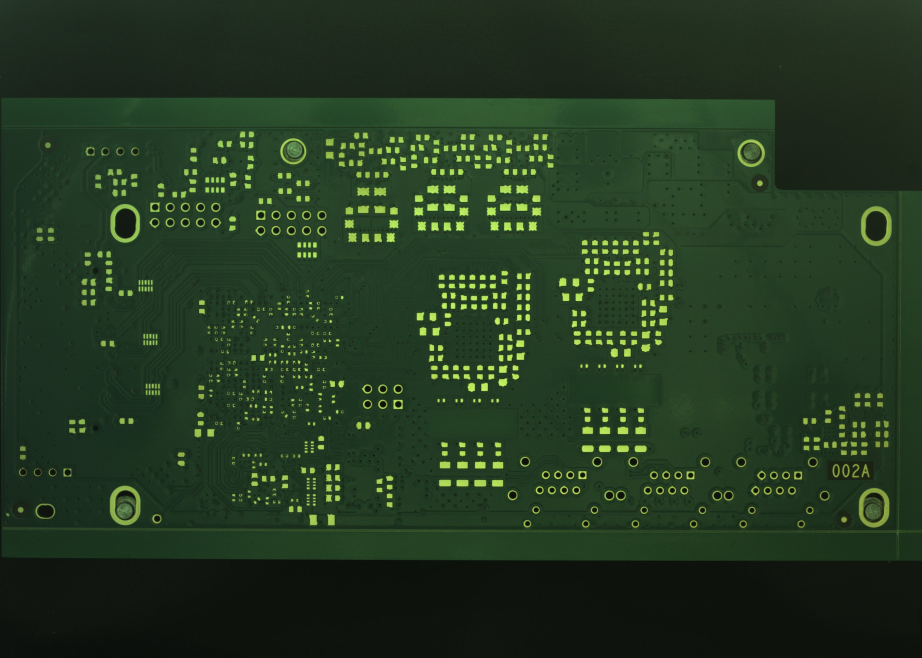
#> input picture data/images/pcb.jpg, 4608 x 3288 px (shown at 1/5 size)
$ python main.py
#> lines starting #> are read from the running program, lines starting #| are printed output that depends on the picture; after the words box and inside, x2 and y2 are one past the last pixel; in counts of white or black regions, pixels touching at a corner belong together
import cv2
import matplotlib.pyplot as plt


def print_image_info(image: cv2.Mat) -> None:
    """
    Функция отображения информации об изображении в консоль
    Parameters
    ----------
    image : Изображение
    """
    print("Матрица изображения: \n", image[0])
    print("Высота:" + str(image.shape[0]), "Ширина:" + str(image.shape[1]))
    print("Количество каналов:" + str(image.shape[2]))
    print("- - - "*10)


def count_center_pixel(image: cv2.Mat) -> tuple[int, int]:
    """
    Функция рассчета центра изображения
    Parameters
    ----------
    image :Изображение.

    Returns
    -------
    Координаты центра изображения
    """
    height, width = image.shape[:2]
    center = (int(width / 2), int(height / 2))
    return center


def rotate_image(image: cv2.Mat, degree: int) -> cv2.Mat:
    """
    Функция поворота изображения на определенное количество градусов
    Parameters
    ----------
    image : Изображение
    degree : Градусы поворота изображения.При положительном значении градусов(degree) поворот ПРОТИВ часовой стрелки,
             при отрицательном - ПО часовой стрелке,

    Returns
    -------
    Повернутое изображение
    """
    height, width = image.shape[:2]
    center = count_center_pixel(image)
    scale = 0.7

    matrix = cv2.getRotationMatrix2D(center, degree, scale)
    rotated_image = cv2.warpAffine(image, matrix, (width, height))
    return rotated_image


def save_image(filename: str, image: cv2.Mat, file_path: str) -> None:
    """
    Функция сохранения изображения
    Parameters
    ----------
    filename :Имя сохраняемого изображения
    image :Изображение
    file_path :Путь сохранения изображения
    """
    cv2.imwrite(file_path + filename + '.png', image)


def show_image(image, image_title) -> None:
    """
    Функция отображения изображения
    Parameters
    ----------
    image :Изображение
    image_title:Название изображение
    """
    plt.imshow(image)
    plt.title(image_title)
    plt.axis('off')
    plt.show()


def mirror_image(image: cv2.Mat, mirror_flag: str = 'vertical'):
    """
    Функция отражения изображения
    Parameters
    ----------
    image :Изображение
    mirror_flag :Выбор направления отражения. vertical - Вертикальное отражение, horizontal - Горизонтальное отражение,
    both - И горизонтальое и вертикальное отражение одновременно

    Returns
    -------
    Отраженное изображение
    """
    mirror_flags = {'vertical': 1,
                    'horizontal': 0,
                    'both': -1}
    mirrored_image = cv2.flip(image, mirror_flags[mirror_flag])
    return mirrored_image


COLOR_BLUE = (0, 0, 255)
COLOR_RED = (255, 0, 0)
COLOR_YELLOW = (255, 255, 0)
PATH_SAVE_IMAGE = "data/save/"
TEXT_FONT = cv2.FONT_HERSHEY_COMPLEX_SMALL


def main():
    # Загрузка изображение и отображение его на экране
    image = cv2.imread("data/images/pcb.jpg")
#> image is the input picture: shape (3288, 4608, 3); mean B, G, R 33.1, 56.2, 35.6
    show_image(image, 'Изначальное изображение')

    # Вывод в консоль информации об изображении
    print('ИНФОРМАЦИЯ ИЗНАЧАЛЬНОГО ИЗОБРАЖЕНИЯ')
    print_image_info(image)
#> (printed output is left out)
#| Высота:3288 Ширина:4608
#| Количество каналов:3

    # Изменение разрешения изображения и отображение информации о нем в консоли
    resized_image = cv2.resize(image, None, fx=0.75, fy=0.75)
    print('ИНФОРМАЦИЯ ИЗОБРАЖЕНИЯ C ИЗМЕНЕННЫМ РАЗРЕШЕНИЕМ')
    print_image_info(resized_image)
#> (printed output is left out)
#| Высота:2466 Ширина:3456
#| Количество каналов:3

    # Повернуть изображение на 45, 90 и 180 градусов
    image_45_degree_rotate = rotate_image(image=image, degree=45)
#> in rotate_image, `center = count_center_pixel(image)`: center = (2304, 1644)
#> in rotate_image, `matrix = cv2.getRotationMatrix2D(center, degree, scale)`: matrix = [[0.495, 0.495, 349.8], [-0.495, 0.495, 1970.7]]
#> in rotate_image, `rotated_image = cv2.warpAffine(image, matrix, (width, height))`:
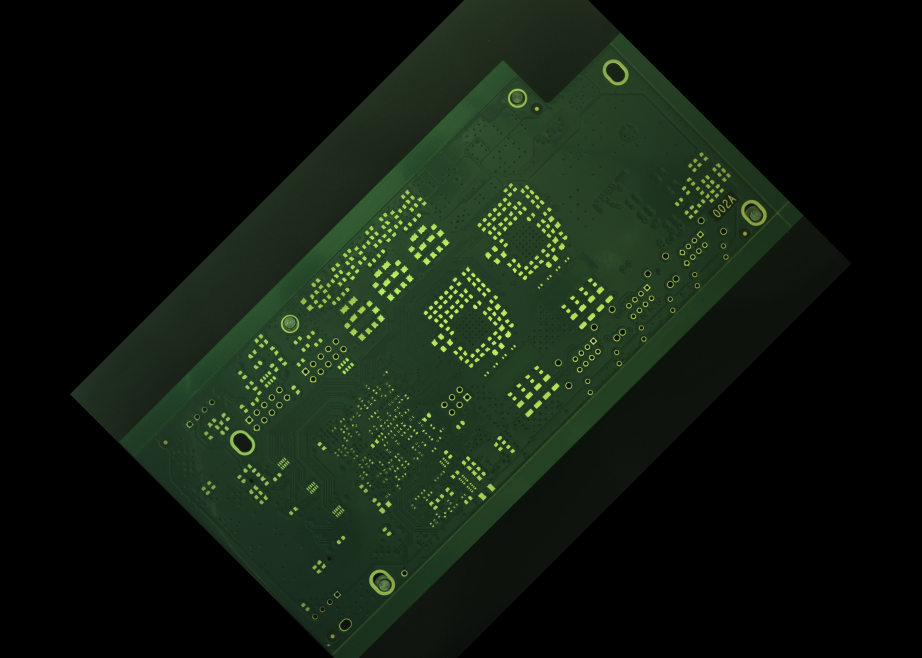
#> rotated_image: shape (3288, 4608, 3) (shown at 1/5 size); mean B, G, R 15.9, 27.1, 17.1
    show_image(image_45_degree_rotate, 'Изображение повернутое на 45 градусов')
    save_image(filename='image_45_degree_rotate', image=image_45_degree_rotate, file_path=PATH_SAVE_IMAGE)

    image_90_degree_rotate = rotate_image(image=image, degree=90)
#> call 2 of rotate_image, with degree = 90
#> in rotate_image (call 2), `matrix = cv2.getRotationMatrix2D(center, degree, scale)`: matrix = [[4.29e-17, 0.7, 1153.2], [-0.7, 4.29e-17, 3256.8]]
#> in rotate_image (call 2), `rotated_image = cv2.warpAffine(image, matrix, (width, height))`:
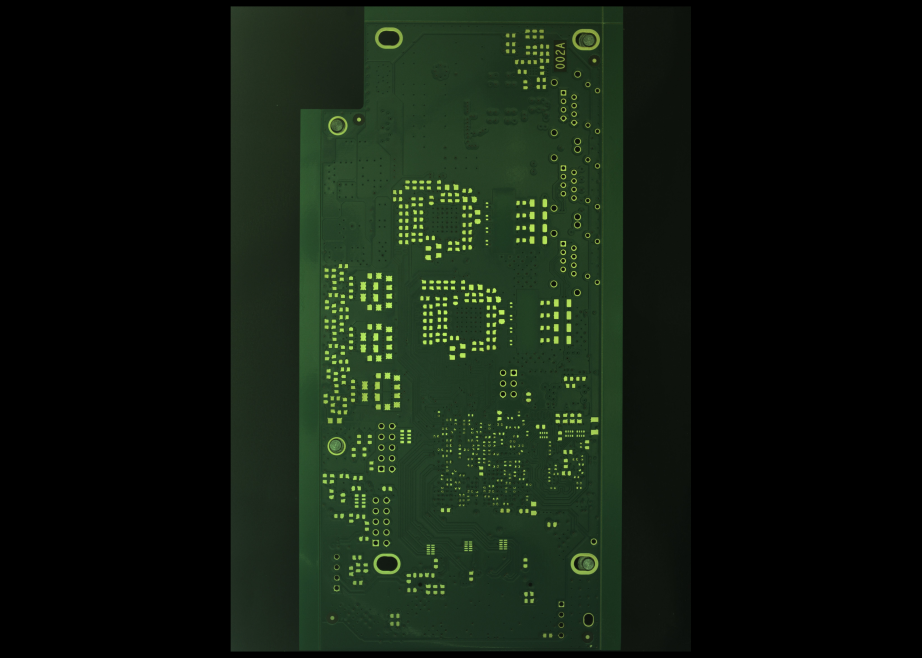
#> rotated_image: shape (3288, 4608, 3) (shown at 1/5 size); mean B, G, R 16.2, 27.6, 17.5
    show_image(image_90_degree_rotate, 'Изображение повернутое на 90 градусов')
    save_image(filename='image_90_degree_rotate', image=image_90_degree_rotate, file_path=PATH_SAVE_IMAGE)

    image_180_degree_rotate = rotate_image(image=image, degree=180)
#> call 3 of rotate_image, with degree = 180
#> in rotate_image (call 3), `matrix = cv2.getRotationMatrix2D(center, degree, scale)`: matrix = [[-0.7, 8.57e-17, 3916.8], [-8.57e-17, -0.7, 2794.8]]
#> in rotate_image (call 3), `rotated_image = cv2.warpAffine(image, matrix, (width, height))`:
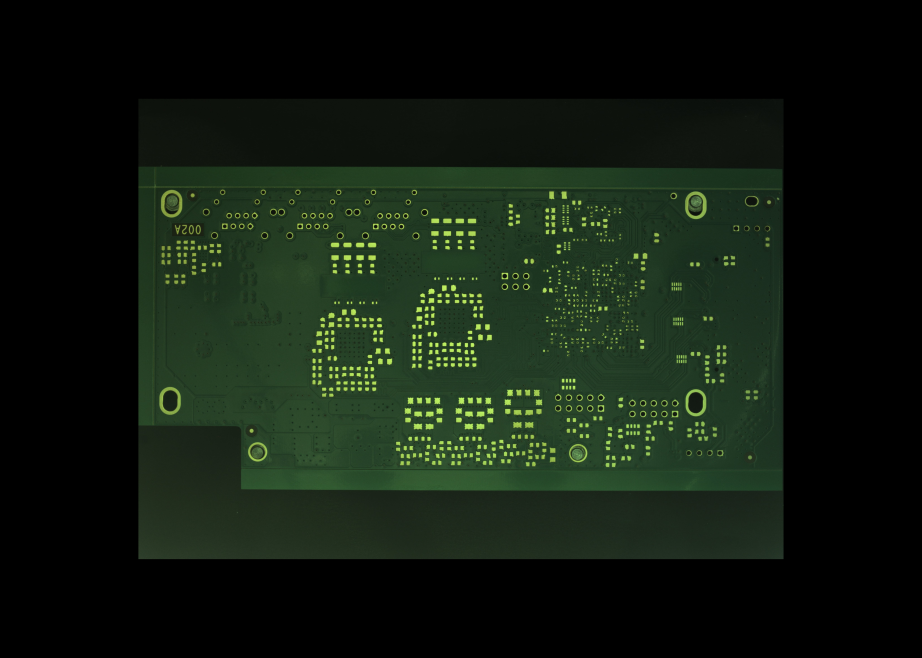
#> rotated_image: shape (3288, 4608, 3) (shown at 1/5 size); mean B, G, R 16.2, 27.6, 17.5
    show_image(image_180_degree_rotate, 'Изображение повернутое на 180 градусов')
    save_image(filename='image_180_degree_rotate', image=image_180_degree_rotate, file_path=PATH_SAVE_IMAGE)

    # Отражение изображения по вертикали и горизонтали
    image_mirrored_by_vertical = mirror_image(image, 'vertical')
    show_image(image_mirrored_by_vertical, 'Изображение отраженное по вертикали')
    save_image(filename='image_mirrored_by_vertical', image=image_mirrored_by_vertical,
               file_path=PATH_SAVE_IMAGE)

    image_mirrored_by_horizontal = mirror_image(image, 'horizontal')
#> call 2 of mirror_image, with mirror_flag = 'horizontal'
#> in mirror_image (call 2), `mirrored_image = cv2.flip(image, mirror_flags[mirror_flag])`:
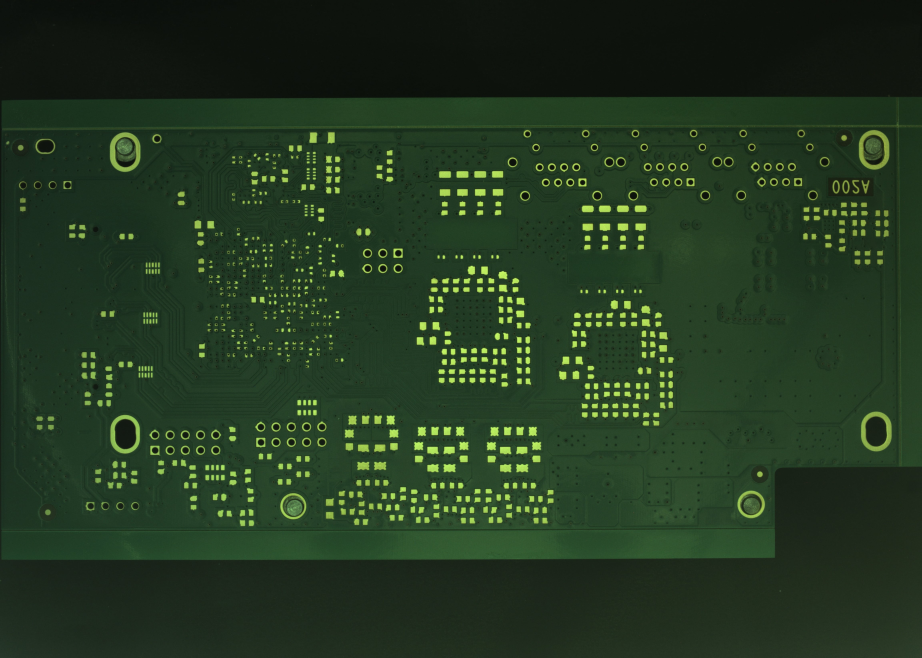
#> mirrored_image: shape (3288, 4608, 3) (shown at 1/5 size); mean B, G, R 33.1, 56.2, 35.6
    show_image(image_mirrored_by_horizontal, 'Изображение отраженное по горизонтали')
    save_image(filename='image_mirrored_by_horizontal', image=image_mirrored_by_horizontal,
               file_path=PATH_SAVE_IMAGE)

    # Обрезание области размером 100x100 пикселей
    cropped_image = image[100:200, 100:200]
    show_image(cropped_image, 'Обрезанная область изображения 100х100')

    # Вывод в консоль значения центрального пикселя изображения
    # Измение значения данного пикселя на (0, 0, 255)
    center = count_center_pixel(cropped_image)
#> center = (50, 50)
    print('Центральный пиксель обрезанной области изображения: ', center)
#| Центральный пиксель обрезанной области изображения:  (50, 50)
    cropped_image[center] = COLOR_BLUE
#> cropped_image: shape (100, 100, 3); mean B, G, R 32.6, 45.4, 31.6
    show_image(cropped_image, 'Замена центрального пикселя обрезанного изображения синим цветом')

    # Измение значений группы пикселей на красный цвет
    cropped_image[20:30, 20:30] = COLOR_RED
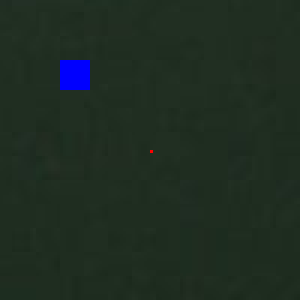
#> cropped_image: shape (100, 100, 3) (shown 3 times larger); mean B, G, R 34.8, 45, 31.2
    show_image(cropped_image, 'Замена группы пикселей обрезанного изображения красным цветом')

    # Отрисовка прямоугольника вокруг области измененных пикселей
    cropped_image = cv2.rectangle(cropped_image, (18, 18), (31, 31), COLOR_YELLOW, 1)
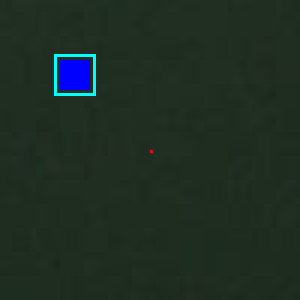
#> cropped_image: shape (100, 100, 3) (shown 3 times larger); 0.52% of pixels changed, all inside (x1, y1, x2, y2) = (18, 18, 32, 32)
    show_image(cropped_image, 'Отрисовка прямоугольника вокруг области измененных пикселей')

    # Добавление текста rect
    cropped_image = cv2.putText(cropped_image, "rect", (32, 16), TEXT_FONT, 0.7, COLOR_YELLOW, 1)
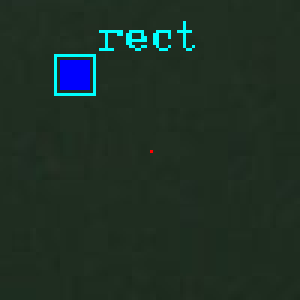
#> cropped_image: shape (100, 100, 3) (shown 3 times larger); 0.83% of pixels changed, all inside (x1, y1, x2, y2) = (33, 7, 65, 17)
    show_image(cropped_image, 'Добавление текста rect')
    save_image(filename='cropped_image', image=cropped_image,
               file_path=PATH_SAVE_IMAGE)


if __name__ == '__main__':
    main()
